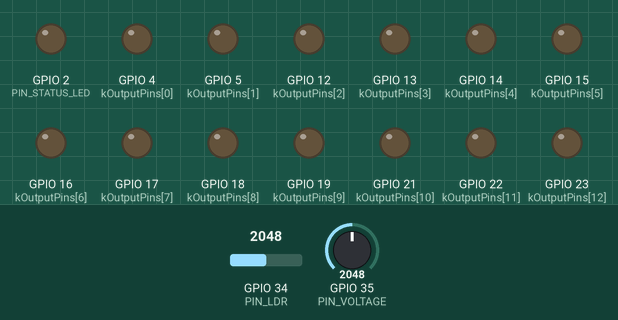
The sketch below on a simulated ESP32. Shown: output pins drawn as LEDs (lit = HIGH). Inputs (shaded band) come from the test bench; at power-on: GPIO 34 (PIN_LDR) = 2048, GPIO 35 (PIN_VOLTAGE) = 2048. WiFi joins after 1.5 s; servers stay silent unless stated; uploads are accepted with an empty reply; what the sketch prints to the serial monitor is not drawn.

Above: at 0.4 s.
At 1.7 s:
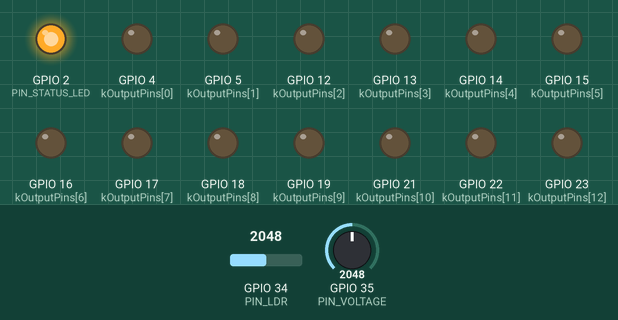
Timing chart, 0 to 3.2 s (numbered marks = the images above):
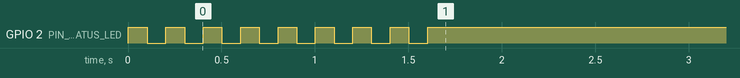

The sketch:

main.ino
```cpp
#include <Arduino.h>
#include <ArduinoJson.h>
#include <HTTPClient.h>
#include <Preferences.h>
#include <WiFi.h>
#include <WiFiManager.h>


// ==================== ตั้งค่าระบบ ====================
String serverUrl = "http://smartbot-ai.com/3R/Earth/api_device.php";
const String API_KEY = "smartbot-default-key-2026";
const String DEVICE_TYPE = "FULL"; // บอร์ดนี้มีเซนเซอร์
const char* ssid = "YOUR_SSID";   // ใส่ SSID ของคุณ
const char* password = "YOUR_PASSWORD"; // ใส่รหัสผ่าน WiFi ของคุณ

// ==================== ขา GPIO ====================
// ขาเซนเซอร์ (อินพุต - ADC)
const int PIN_LDR = 34;     // เซนเซอร์แสง (LDR)
const int PIN_VOLTAGE = 35; // เซนเซอร์แรงดันไฟฟ้า MAX471

// LED แสดงสถานะ
const int PIN_STATUS_LED = 2; // LED บนบอร์ด

// ขา GPIO แบบเอาต์พุต (รายการที่ใช้ได้อย่างปลอดภัย)
const int kOutputPins[] = {4,  5,  12, 13, 14, 15, 16, 17, 18,
                           19, 21, 22, 23, 25, 26, 27, 32, 33};
const int kPinCount = sizeof(kOutputPins) / sizeof(kOutputPins[0]);

// ==================== ตัวแปรสถานะ ====================
String macAddress;
Preferences preferences;

// ค่าเซนเซอร์
volatile int lightLevel = 0;
volatile float voltage = 0.0;

// สถานะ Edge Computing (แคชจากเซิร์ฟเวอร์)
volatile bool lightAutoMode = false;
volatile int lightThreshold = 500;
volatile bool isOnline = false;

// แคช Timer/Duration สำหรับ Edge Computing
struct PinState {
  int pin;
  String mode;  // "MANUAL", "TIMER", "DURATION"
  String state; // "ON", "OFF"
  String timerOn;
  String timerOff;
  unsigned long durationEndMillis; // นับเวลาด้วย millis สำหรับโหมดออฟไลน์
  bool hasDuration;
};
PinState cachedPins[20];
int cachedPinCount = 0;

// ==================== LED แสดงสถานะ ====================
volatile int ledMode =
    0; // 0=กะพริบเร็ว (กำลังเชื่อมต่อ), 1=ติดค้าง (เชื่อมต่อแล้ว), 2=กะพริบช้า (ออฟไลน์)

void StatusLedTask(void *pvParameters) {
  pinMode(PIN_STATUS_LED, OUTPUT);
  while (1) {
    switch (ledMode) {
    case 0: // กะพริบเร็ว - กำลังเชื่อมต่อ WiFi
      digitalWrite(PIN_STATUS_LED, HIGH);
      vTaskDelay(100 / portTICK_PERIOD_MS);
      digitalWrite(PIN_STATUS_LED, LOW);
      vTaskDelay(100 / portTICK_PERIOD_MS);
      break;
    case 1: // ติดค้าง - เชื่อมต่อสำเร็จ
      digitalWrite(PIN_STATUS_LED, HIGH);
      vTaskDelay(500 / portTICK_PERIOD_MS);
      break;
    case 2: // กะพริบช้า - ออฟไลน์/โหมด Edge
      digitalWrite(PIN_STATUS_LED, HIGH);
      vTaskDelay(1000 / portTICK_PERIOD_MS);
      digitalWrite(PIN_STATUS_LED, LOW);
      vTaskDelay(1000 / portTICK_PERIOD_MS);
      break;
    }
  }
}

// ==================== อ่านค่าเซนเซอร์ ====================
void SensorTask(void *pvParameters) {
  while (1) {
    // อ่านค่า LDR (0-4095, ยิ่งสูง = ยิ่งสว่าง)
    lightLevel = analogRead(PIN_LDR);

    // อ่านค่าแรงดันไฟฟ้าจาก MAX471
    // MAX471: แรงดันขาออกแปรผันตามแรงดันที่วัดได้
    // ADC: 0-4095 แมปเป็น 0-3.3V, คูณตัวคูณแปลงเป็นแรงดันจริง
    int rawVoltage = analogRead(PIN_VOLTAGE);
    voltage = (rawVoltage / 4095.0) * 3.3 *
              5.0; // ตัวคูณสำหรับ MAX471 (ปรับได้ตามต้องการ)

    Serial.printf("[Sensor] Light: %d, Voltage: %.2fV\n", lightLevel, voltage);

    vTaskDelay(5000 / portTICK_PERIOD_MS); // อ่านค่าทุก 5 วินาที
  }
}

// ==================== Edge Computing ====================
void EdgeComputingTask(void *pvParameters) {
  while (1) {
    // --- โหมดไฟอัตโนมัติ (ทำงานได้แม้ออฟไลน์) ---
    if (lightAutoMode) {
      // ถ้ามืด (ค่าแสงต่ำกว่าเกณฑ์) -> เปิดขาเอาต์พุตทั้งหมด
      // ถ้าสว่าง -> ปิด
      bool shouldBeOn = (lightLevel < lightThreshold);
      for (int i = 0; i < kPinCount; i++) {
        // ในโหมดไฟอัตโนมัติ จะควบคุมขาเอาต์พุตทั้งหมด
        digitalWrite(kOutputPins[i], shouldBeOn ? HIGH : LOW);
      }
      if (!isOnline) {
        Serial.printf("[Edge] Auto-Light: light=%d, threshold=%d -> %s\n",
                      lightLevel, lightThreshold, shouldBeOn ? "ON" : "OFF");
      }
    }

    // --- Timer/Duration ออฟไลน์ (Edge Computing) ---
    if (!isOnline && !lightAutoMode) {
      // ใช้ค่าแคชของ Pin สำหรับลอจิกตั้งเวลา
      unsigned long nowMillis = millis();

      for (int i = 0; i < cachedPinCount; i++) {
        PinState &ps = cachedPins[i];

        if (ps.mode == "DURATION" && ps.hasDuration) {
          if (nowMillis >= ps.durationEndMillis) {
            // หมดเวลา Duration
            digitalWrite(ps.pin, LOW);
            ps.state = "OFF";
            ps.mode = "MANUAL";
            ps.hasDuration = false;
            Serial.printf("[Edge] Duration ended for pin %d\n", ps.pin);
          } else {
            digitalWrite(ps.pin, HIGH);
          }
        }
      }
    }

    vTaskDelay(1000 / portTICK_PERIOD_MS); // ตรวจสอบทุก 1 วินาที
  }
}

// ==================== เครือข่าย ====================
void NetworkTask(void *pvParameters) {
  int failCount = 0;

  while (1) {
    if (WiFi.status() == WL_CONNECTED) {
      HTTPClient http;

      Serial.print("[HTTP] Connecting... Heap: ");
      Serial.println(ESP.getFreeHeap());

      http.setReuse(false);
      http.begin(serverUrl);
      http.addHeader("Content-Type", "application/json");
      http.addHeader("X-API-Key", API_KEY);
      http.setUserAgent("ESP32-SmartBot/2.0");
      http.setConnectTimeout(10000);
      http.setTimeout(10000);

      // สร้าง JSON payload พร้อมข้อมูลเซนเซอร์
      StaticJsonDocument<256> doc;
      doc["mac"] = macAddress;
      doc["ip"] = WiFi.localIP().toString();
      doc["device_type"] = DEVICE_TYPE;
      doc["light"] = lightLevel;
      doc["voltage"] = voltage;

      String jsonPayload;
      serializeJson(doc, jsonPayload);

      int httpCode = http.POST(jsonPayload);

      if (httpCode > 0) {
        failCount = 0;
        isOnline = true;
        ledMode = 1; // LED ติดค้าง

        Serial.print("[HTTP] Code: ");
        Serial.println(httpCode);

        if (httpCode == HTTP_CODE_OK ||
            httpCode == HTTP_CODE_MOVED_PERMANENTLY) {
          String response = http.getString();
          Serial.println("[HTTP] Response: " + response);

          // แปลง JSON Response
          StaticJsonDocument<1024> resDoc;
          DeserializationError error = deserializeJson(resDoc, response);

          if (!error) {
            // อัปเดตโหมดไฟอัตโนมัติจากเซิร์ฟเวอร์
            if (resDoc.containsKey("light_auto_mode")) {
              lightAutoMode =
                  (String(resDoc["light_auto_mode"].as<const char*>()) == "ON");
            }
            if (resDoc.containsKey("light_threshold")) {
              lightThreshold = resDoc["light_threshold"].as<int>();
            }

            // ประมวลผลคำสั่ง Pin
            if (resDoc.containsKey("commands")) {
              JsonObject commands = resDoc["commands"];
              cachedPinCount = 0;

              for (int i = 0; i < kPinCount; i++) {
                int pin = kOutputPins[i];
                String pinStr = String(pin);

                if (commands.containsKey(pinStr)) {
                  String cmd = commands[pinStr].as<String>();

                  // ควบคุม GPIO เฉพาะเมื่อไม่ได้อยู่ในโหมดไฟอัตโนมัติ
                  if (!lightAutoMode) {
                    if (cmd == "ON")
                      digitalWrite(pin, HIGH);
                    if (cmd == "OFF")
                      digitalWrite(pin, LOW);
                  }

                  // แคชไว้สำหรับ Edge Computing
                  if (cachedPinCount < 20) {
                    cachedPins[cachedPinCount].pin = pin;
                    cachedPins[cachedPinCount].state = cmd;
                    cachedPinCount++;
                  }
                }
              }
            }
          }
        }
      } else {
        failCount++;
        Serial.print("[HTTP] Failed. Count: ");
        Serial.print(failCount);
        Serial.print(" Error: ");
        Serial.println(http.errorToString(httpCode));
      }
      http.end();
    } else {
      failCount = 10;
      isOnline = false;
      ledMode = 2; // กะพริบช้า - ออฟไลน์
    }

    // เชื่อมต่อ WiFi ใหม่ถ้าล้มเหลวหลายครั้ง
    if (failCount >= 3) {
      isOnline = false;
      ledMode = 2; // กะพริบช้า
      Serial.println("[WiFi] Too many failures. Reconnecting WiFi...");
      WiFi.disconnect();
      WiFi.reconnect();
      failCount = 0;
      vTaskDelay(5000 / portTICK_PERIOD_MS);
    }

    vTaskDelay(15000 / portTICK_PERIOD_MS); // ส่งข้อมูลทุก 15 วินาที
  }
}

// ==================== ตั้งค่าเริ่มต้น ====================
void setup() {
  Serial.begin(115200);
  Serial.println("\n=== SmartBot IoT - Hardware (FULL) ===");

  // ตั้งค่าขาเอาต์พุตทั้งหมด
  for (int i = 0; i < kPinCount; i++) {
    pinMode(kOutputPins[i], OUTPUT);
    digitalWrite(kOutputPins[i], LOW);
  }

  // Task LED แสดงสถานะ (เริ่มทันทีด้วยกะพริบเร็ว)
  ledMode = 0; // กะพริบเร็วระหว่างเชื่อมต่อ
  xTaskCreate(StatusLedTask, "LedTask", 1024, NULL, 1, NULL);

  // Connect to Wi‑Fi using provided credentials
  WiFi.begin(ssid, password);
  Serial.print("[WiFi] Connecting...");
  while (WiFi.status() != WL_CONNECTED) {
    delay(500);
    Serial.print('.');
  }
  Serial.println();
  Serial.print("[WiFi] Connected! IP: ");
  Serial.println(WiFi.localIP());
  ledMode = 1; // ติดค้าง - เชื่อมต่อสำเร็จ

  macAddress = WiFi.macAddress();
  Serial.println("MAC: " + macAddress);

  // สร้าง FreeRTOS Tasks
  xTaskCreate(SensorTask, "SensorTask", 2048, NULL, 1, NULL);
  xTaskCreate(EdgeComputingTask, "EdgeTask", 4096, NULL, 1, NULL);
  xTaskCreate(NetworkTask, "NetTask", 8192, NULL, 1, NULL);
}

void loop() {
  // ว่าง - งานทั้งหมดทำใน FreeRTOS tasks
}
```

Measured:
- by itself, GPIO 2 (PIN_STATUS_LED): alternates HIGH for 0.10 s and LOW for 0.10 s, 16 changes in all, then stays HIGH
